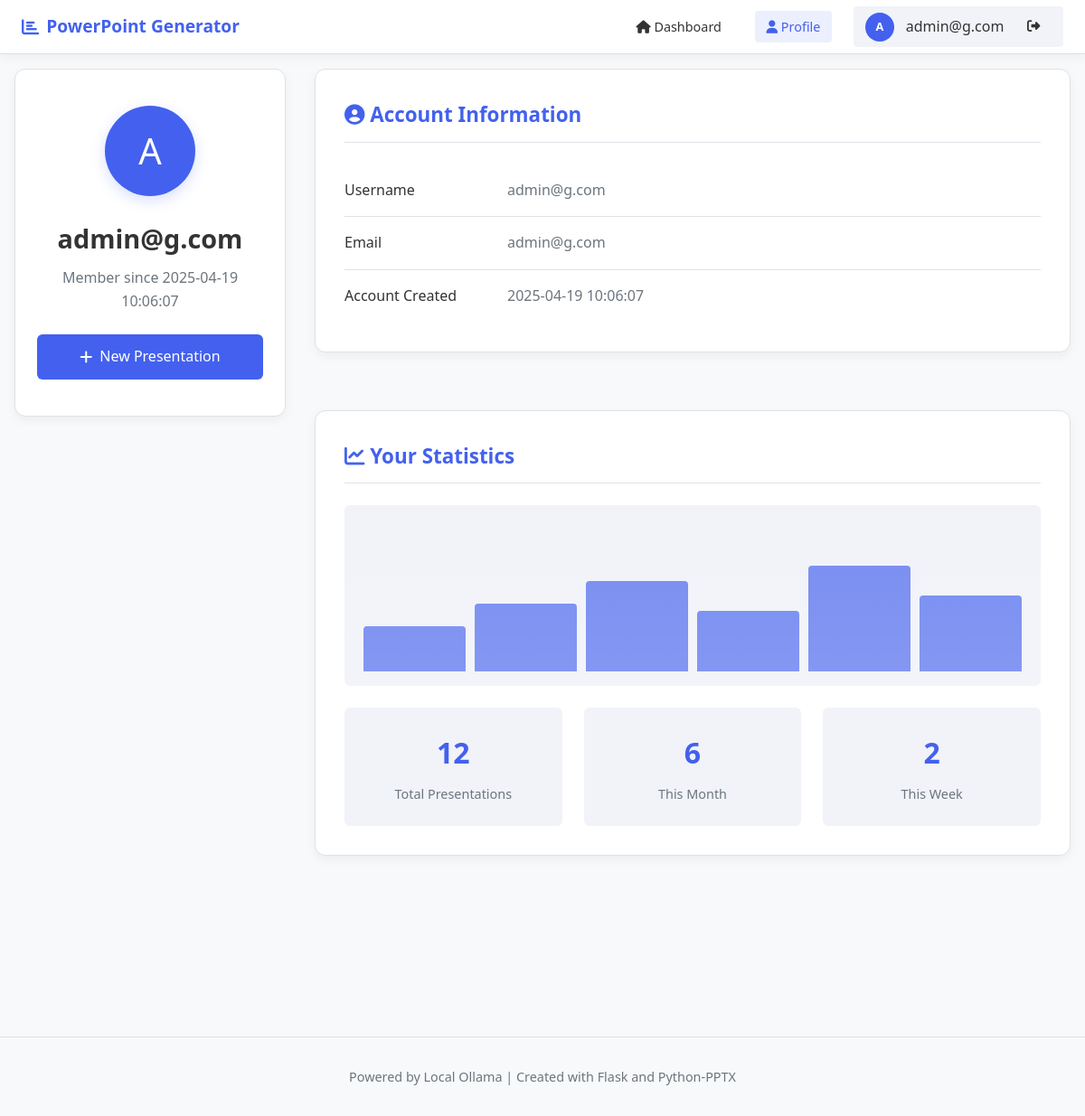
Screenshot of /profile (signed in) with the database file from the repository.
### tables this page shows
CREATE TABLE users (
        id INTEGER PRIMARY KEY AUTOINCREMENT,
        username TEXT UNIQUE NOT NULL,
        email TEXT UNIQUE NOT NULL,
        password TEXT NOT NULL,
        created_at TIMESTAMP DEFAULT CURRENT_TIMESTAMP
    );

### app.py (the view)
@app.route('/profile')
@login_required
def profile():
    conn = get_db()
    c = conn.cursor()
    c.execute('SELECT username, email, created_at FROM users WHERE id = ?', (session['user_id'],))
    user = c.fetchone()
    c.execute('SELECT COUNT(*) as count FROM presentations WHERE user_id = ?', (session['user_id'],))
    presentation_count = c.fetchone()['count']
    conn.close()
    return render_template('profile.html',
                          user=user,
                          presentation_count=presentation_count)

### app.py (called while the page is built)
def get_db():
    conn = sqlite3.connect('users.db')
    conn.row_factory = sqlite3.Row
    return conn

def login_required(f):
    @wraps(f)
    def decorated_function(*args, **kwargs):
        if 'user_id' not in session:
            return redirect(url_for('login'))
        return f(*args, **kwargs)
    return decorated_function

### templates/profile.html (shortened to what this page needs)
<!DOCTYPE html>
<html lang="en">
<head>
    <link rel="stylesheet" href="https://cdnjs.cloudflare.com/ajax/libs/font-awesome/6.4.0/css/all.min.css">
</head>
<body>
    <div class="layout">
        <div class="user-header">
            <div class="flex items-center">
                <h2 class="app-title"><i class="fas fa-chart-bar"></i> PowerPoint Generator</h2>
            </div>
            <div class="user-navigation">
                <a href="/dashboard"><i class="fas fa-home"></i> Dashboard</a>
                <a href="/profile" class="active"><i class="fas fa-user"></i> Profile</a>
                <div class="user-profile">
                    <div class="user-avatar">
                        {{ user.username[0].upper() if user.username else "?" }}
                    </div>
                    <span>{{ user.username }}</span>
                    <a href="/logout" class="ml-2 logout-link" title="Logout">
                        <i class="fas fa-sign-out-alt"></i>
                    </a>
                </div>
            </div>
        </div>
        <div class="main-content">
            <div class="profile-container">
                <div class="profile-sidebar">
                    <div class="profile-header">
                        <div class="profile-avatar">
                            {{ user.username[0].upper() if user.username else "?" }}
                        </div>
                        <h1>{{ user.username }}</h1>
                        <p>Member since {{ user.created_at }}</p>
                        <div class="actions-container" style="margin-top: 1.5rem;">
                            <a href="/dashboard" class="btn btn-primary" style="width: 100%;">
                                <i class="fas fa-plus"></i> New Presentation
                            </a>
                        </div>
                    </div>
                </div>
                <div class="profile-main">
                    <div class="profile-card">
                        <h2><i class="fas fa-user-circle"></i> Account Information</h2>
                        <div class="info-row">
                            <div class="info-label">Username</div>
                            <div class="info-value">{{ user.username }}</div>
                        </div>
                        <div class="info-row">
                            <div class="info-label">Email</div>
                            <div class="info-value">{{ user.email }}</div>
                        </div>
                        <div class="info-row">
                            <div class="info-label">Account Created</div>
                            <div class="info-value">{{ user.created_at }}</div>
                        </div>
                    </div>
                    <div class="profile-card">
                        <h2><i class="fas fa-chart-line"></i> Your Statistics</h2>
                        <div style="margin-bottom: 1.5rem; height: 200px; background-color: var(--light-color); border-radius: var(--border-radius); display: flex; align-items: center; justify-content: center; position: relative; overflow: hidden;">
                            <div style="position: absolute; bottom: 0; left: 0; width: 100%; height: 100%; display: flex; align-items: flex-end; padding: 1rem;">
                                <div style="flex: 1; height: 30%; background-color: rgba(67, 97, 238, 0.7); margin: 0 5px; border-radius: 4px 4px 0 0;"></div>
                                <div style="flex: 1; height: 45%; background-color: rgba(67, 97, 238, 0.7); margin: 0 5px; border-radius: 4px 4px 0 0;"></div>
                                <div style="flex: 1; height: 60%; background-color: rgba(67, 97, 238, 0.7); margin: 0 5px; border-radius: 4px 4px 0 0;"></div>
                                <div style="flex: 1; height: 40%; background-color: rgba(67, 97, 238, 0.7); margin: 0 5px; border-radius: 4px 4px 0 0;"></div>
                                <div style="flex: 1; height: 70%; background-color: rgba(67, 97, 238, 0.7); margin: 0 5px; border-radius: 4px 4px 0 0;"></div>
                                <div style="flex: 1; height: 50%; background-color: rgba(67, 97, 238, 0.7); margin: 0 5px; border-radius: 4px 4px 0 0;"></div>
                            </div>
                            <div style="position: absolute; top: 0; left: 0; width: 100%; height: 100%; background: linear-gradient(to bottom, rgba(255,255,255,0), rgba(255,255,255,0.1)); pointer-events: none;"></div>
                        </div>
                        <div class="stats-grid">
                            <div class="stat-card">
                                <div class="stat-value">{{ presentation_count }}</div>
                                <div class="stat-label">Total Presentations</div>
                            </div>
                            <div class="stat-card">
                                <div class="stat-value">6</div>
                                <div class="stat-label">This Month</div>
                            </div>
                            <div class="stat-card">
                                <div class="stat-value">2</div>
                                <div class="stat-label">This Week</div>
                            </div>
                        </div>
                    </div>
                </div>
            </div>
        </div>
    </div>
    <footer>
        Powered by Local Ollama | Created with Flask and Python-PPTX
    </footer>
</body>
</html>

### rows the page displays
users: username "A", username "admin@g.com", created_at "2025-04-19 10:06:07", email "admin@g.com"

### other values shown
{{ presentation_count }} "12"
